Frame 1 (no input): blank canvas, image omitted
Frame 60 (the mouse pressed at the canvas centre just before this capture): blank canvas, image omitted
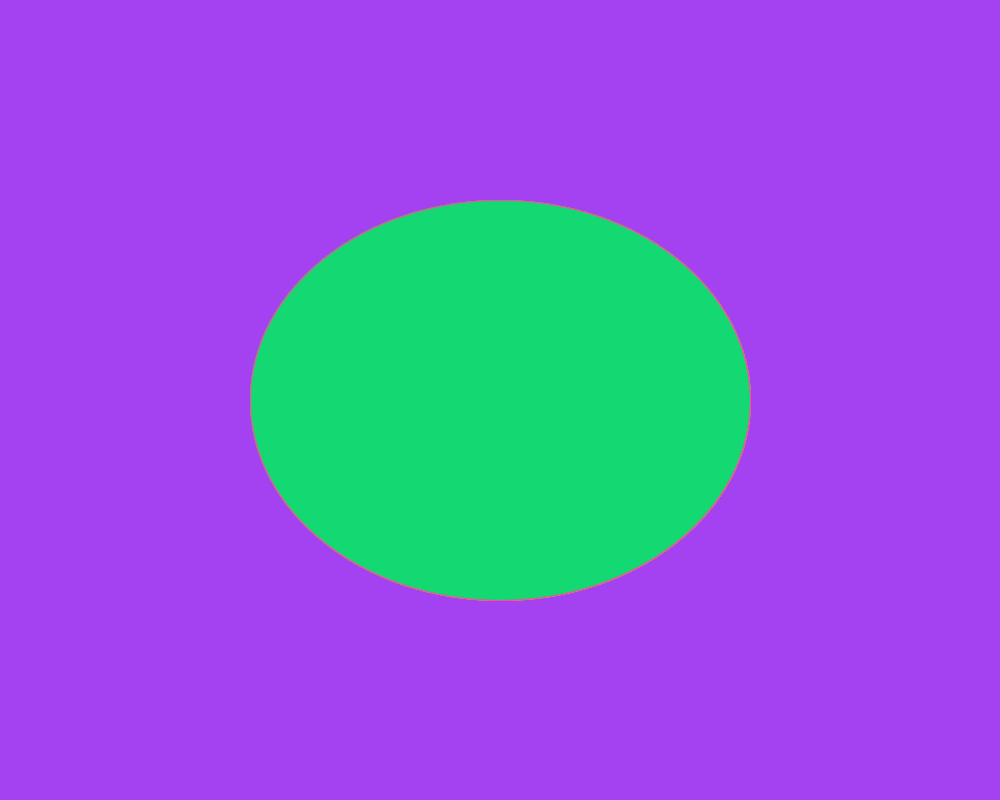
Frame 120 (the mouse held since frame 60 and released just before this capture)

The Processing sketch whose frames 1 and 60 were blank and that drew this single picture after the mouse press (run headless with seeded random() and noise(); from frame 60 on, the mouse is pressed at the canvas centre):

// Processing sketch: processing_148270
// ── processing_148270.pde

void setup ()
{ 
  size (1000, 800);
  background(random(255),random(255),random(255));
}

void draw ()
{
  stroke(random(255),random(255),random(255));
//line(500,400,mouseX,mouseY);
fill(random(255),random(255),random(255));
ellipse(500,400,mouseX,mouseY);
//ellipse(1000,800,mouseX,mouseY);
//ellipse(0,800,mouseX,mouseY);
//ellipse(1000,0,mouseX,mouseY);
//ellipse(0,0,mouseX,mouseY);
}
